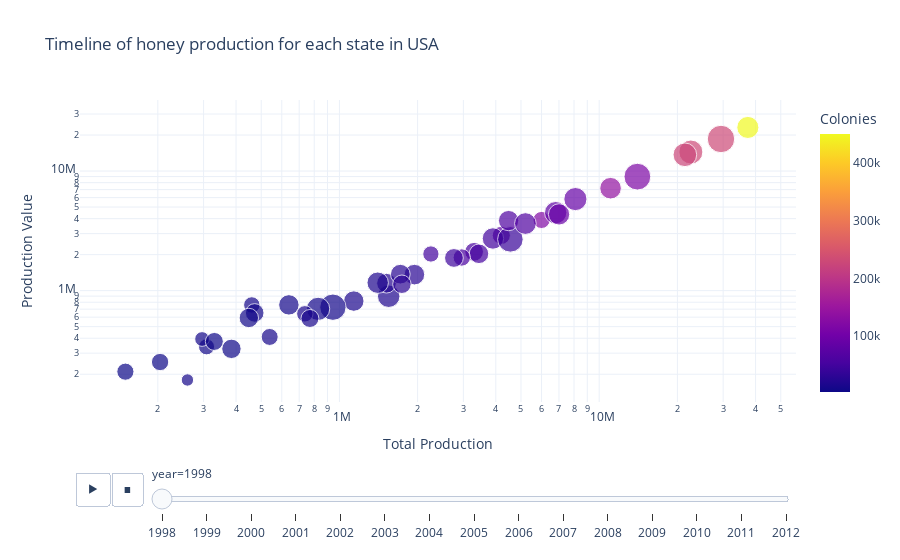

This figure's notebook cell:
### Code cell
configure_plotly_browser_state()

fig = px.scatter(
    honey_production,
    x = 'totalprod',
    y = 'prodvalue',
    animation_frame = 'year',
    animation_group = 'state',
    size = 'yieldpercol',
    color = 'numcol',
    title = 'Timeline of honey production for each state in USA',
    log_x = True,
    log_y = True,
    labels = dict(
      totalprod = 'Total Production',
      prodvalue = 'Production Value',
      numcol = 'Colonies',
    ),
    hover_name = 'state',
  )

fig.update_layout(template='plotly_white')

iplot(fig, config={'scrollzoom': True})

### Figure 1 — Plotly figure (JSON) as saved in the notebook; plotly's stock layout.template omitted (floating-point values rounded to 4 significant figures)
{"data": [{"hovertemplate": "<b>%{hovertext}</b><br><br>year=1998<br>Total Production=%{x}<br>Production Value=%{y}<br>yieldpercol=%{marker.size}<br>Colonies=%{marker.color}", "showlegend": false, "legendgroup": "", "name": "", "yaxis": "y", "hovertext": ["AL", "AZ", "AR", "CA", "CO", "FL", "GA", "HI", "ID", "IL", "IN", "IA", "KS", "KY", "LA", "ME", "MD", "MI", "MN", "MS", "MO", "MT", "NE", "NV", "NJ", "NM", "NY", "NC", "ND", "OH", "OK", "OR", "PA", "SD", "TN", "TX", "UT", "VT", "VA", "WA", "WV", "WI", "WY"], "ids": ["AL", "AZ", "AR", "CA", "CO", "FL", "GA", "HI", "ID", "IL", "IN", "IA", "KS", "KY", "LA", "ME", "MD", "MI", "MN", "MS", "MO", "MT", "NE", "NV", "NJ", "NM", "NY", "NC", "ND", "OH", "OK", "OR", "PA", "SD", "TN", "TX", "UT", "VT", "VA", "WA", "WV", "WI", "WY"], "y": [818000, 2112000, 2033000, 23157000, 1361000, 14426000, 2898000, 727000, 3900000, 760000, 704000, 2730000, 640000, 210000, 2685000, 179000, 339000, 4488000, 7189000, 898000, 1154000, 8979000, 3853000, 759000, 410000, 585000, 3640000, 651000, 18547000, 1165000, 253000, 2025000, 1373000, 13680000, 591000, 4344000, 1131000, 326000, 394000, 1893000, 376000, 5831000, 1877000], "hoverlabel": {"namelength": 0}, "mode": "markers", "xaxis": "x", "marker": {"sizeref": 0.34, "color": [16000, 55000, 53000, 450000, 27000, 230000, 75000, 8000, 120000, 9000, 9000, 50000, 16000, 3000, 41000, 10000, 7000, 80000, 140000, 18000, 23000, 115000, 64000, 10000, 11000, 14000, 65000, 8000, 230000, 18000, 4000, 50000, 26000, 225000, 7000, 91000, 30000, 6000, 8000, 58000, 6000, 89000, 46000], "symbol": "circle", "sizemode": "area", "coloraxis": "coloraxis", "size": [71, 60, 65, 83, 72, 98, 56, 118, 50, 71, 92, 78, 46, 50, 111, 26, 44, 85, 79, 86, 66, 122, 70, 46, 49, 55, 80, 59, 128, 78, 51, 45, 66, 95, 64, 77, 58, 64, 37, 51, 55, 91, 60]}, "x": [1136000, 3300000, 3445000, 37350000, 1944000, 22540000, 4200000, 944000, 6000000, 639000, 828000, 3900000, 736000, 150000, 4551000, 260000, 308000, 6800000, 11060000, 1548000, 1518000, 14030000, 4480000, 460000, 539000, 770000, 5200000, 472000, 29440000, 1404000, 204000, 2250000, 1716000, 21375000, 448000, 7007000, 1740000, 384000, 296000, 2958000, 330000, 8099000, 2760000], "type": "scatter"}], "layout": {"xaxis": {"domain": [0, 1], "type": "log", "anchor": "y", "title": {"text": "Total Production"}}, "title": {"text": "Timeline of honey production for each state in USA"}, "yaxis": {"domain": [0, 1], "type": "log", "anchor": "x", "title": {"text": "Production Value"}}, "updatemenus": [{"yanchor": "top", "direction": "left", "showactive": false, "xanchor": "right", "buttons": [{"args": [null, {"frame": {"duration": 500, "redraw": false}, "transition": {"duration": 500, "easing": "linear"}, "fromcurrent": true, "mode": "immediate"}], "method": "animate", "label": "&#9654;"}, {"args": [[null], {"frame": {"duration": 0, "redraw": false}, "transition": {"duration": 0, "easing": "linear"}, "fromcurrent": true, "mode": "immediate"}], "method": "animate", "label": "&#9724;"}], "pad": {"r": 10, "t": 70}, "y": 0, "x": 0.1, "type": "buttons"}], "sliders": [{"yanchor": "top", "currentvalue": {"prefix": "year="}, "xanchor": "left", "len": 0.9, "y": 0, "steps": [{"args": [["1998"], {"frame": {"duration": 0, "redraw": false}, "transition": {"duration": 0, "easing": "linear"}, "fromcurrent": true, "mode": "immediate"}], "method": "animate", "label": "1998"}, {"args": [["1999"], {"frame": {"duration": 0, "redraw": false}, "transition": {"duration": 0, "easing": "linear"}, "fromcurrent": true, "mode": "immediate"}], "method": "animate", "label": "1999"}, {"args": [["2000"], {"frame": {"duration": 0, "redraw": false}, "transition": {"duration": 0, "easing": "linear"}, "fromcurrent": true, "mode": "immediate"}], "method": "animate", "label": "2000"}, {"args": [["2001"], {"frame": {"duration": 0, "redraw": false}, "transition": {"duration": 0, "easing": "linear"}, "fromcurrent": true, "mode": "immediate"}], "method": "animate", "label": "2001"}, {"args": [["2002"], {"frame": {"duration": 0, "redraw": false}, "transition": {"duration": 0, "easing": "linear"}, "fromcurrent": true, "mode": "immediate"}], "method": "animate", "label": "2002"}, {"args": [["2003"], {"frame": {"duration": 0, "redraw": false}, "transition": {"duration": 0, "easing": "linear"}, "fromcurrent": true, "mode": "immediate"}], "method": "animate", "label": "2003"}, {"args": [["2004"], {"frame": {"duration": 0, "redraw": false}, "transition": {"duration": 0, "easing": "linear"}, "fromcurrent": true, "mode": "immediate"}], "method": "animate", "label": "2004"}, {"args": [["2005"], {"frame": {"duration": 0, "redraw": false}, "transition": {"duration": 0, "easing": "linear"}, "fromcurrent": true, "mode": "immediate"}], "method": "animate", "label": "2005"}, {"args": [["2006"], {"frame": {"duration": 0, "redraw": false}, "transition": {"duration": 0, "easing": "linear"}, "fromcurrent": true, "mode": "immediate"}], "method": "animate", "label": "2006"}, {"args": [["2007"], {"frame": {"duration": 0, "redraw": false}, "transition": {"duration": 0, "easing": "linear"}, "fromcurrent": true, "mode": "immediate"}], "method": "animate", "label": "2007"}, {"args": [["2008"], {"frame": {"duration": 0, "redraw": false}, "transition": {"duration": 0, "easing": "linear"}, "fromcurrent": true, "mode": "immediate"}], "method": "animate", "label": "2008"}, {"args": [["2009"], {"frame": {"duration": 0, "redraw": false}, "transition": {"duration": 0, "easing": "linear"}, "fromcurrent": true, "mode": "immediate"}], "method": "animate", "label": "2009"}, {"args": [["2010"], {"frame": {"duration": 0, "redraw": false}, "transition": {"duration": 0, "easing": "linear"}, "fromcurrent": true, "mode": "immediate"}], "method": "animate", "label": "2010"}, {"args": [["2011"], {"frame": {"duration": 0, "redraw": false}, "transition": {"duration": 0, "easing": "linear"}, "fromcurrent": true, "mode": "immediate"}], "method": "animate", "label": "2011"}, {"args": [["2012"], {"frame": {"duration": 0, "redraw": false}, "transition": {"duration": 0, "easing": "linear"}, "fromcurrent": true, "mode": "immediate"}], "method": "animate", "label": "2012"}], "x": 0.1, "active": 0, "pad": {"b": 10, "t": 60}}], "legend": {"itemsizing": "constant", "tracegroupgap": 0}, "coloraxis": {"colorbar": {"title": {"text": "Colonies"}}, "colorscale": [[0, "#0d0887"], [0.1111, "#46039f"], [0.2222, "#7201a8"], [0.3333, "#9c179e"], [0.4444, "#bd3786"], [0.5556, "#d8576b"], [0.6667, "#ed7953"], [0.7778, "#fb9f3a"], [0.8889, "#fdca26"], [1, "#f0f921"]]}}}
